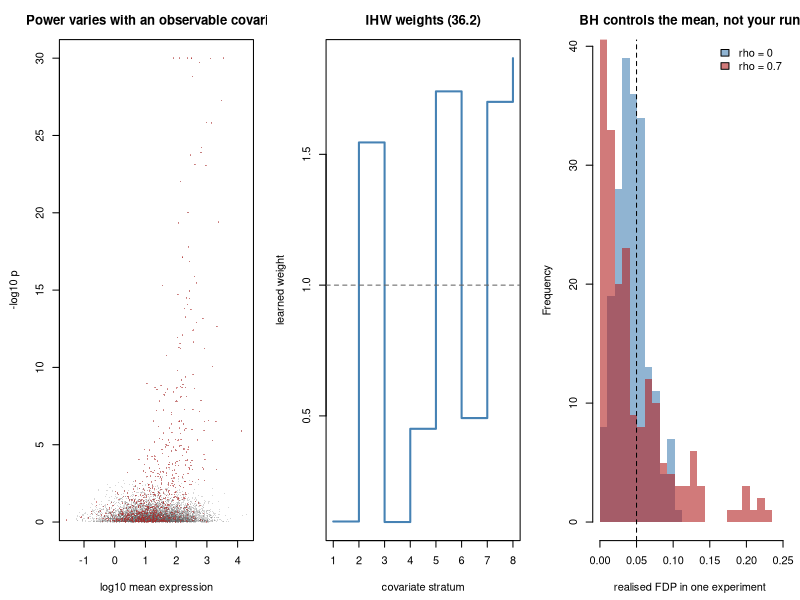

The R script that drew this image:
#' ---
#' title: "Module 36 - Modern multiple testing: weighting, e-values, knockoffs"
#' output: html_document
#' ---
#'
#' **Curriculum link:** `stats.md` -> Topic 36, equations (36.1)-(36.6)
#' **Assumes:** Module 08.
#'
#' ## What you will learn
#'
#' 1. **Weighted BH (36.1)** and why the weights must not come from the p-values.
#' 2. **IHW (36.2)**: independent filtering is a blunt weight, and a smooth one
#'    recovers the power the blunt one throws away.
#' 3. What BH actually promises under dependence, and what it does not.
#' 4. **E-values (36.3)** and **e-BH (36.4)**: FDR control under *any* dependence.
#' 5. **Knockoffs (36.5)-(36.6)**: FDR control when the features are correlated
#'    and no p-value is available.

#+ setup, message = FALSE
MODULE_NAME <- "36_modern_multiple_testing"
OUT <- file.path(Sys.getenv("STATS_OUT", unset = "results"), MODULE_NAME)
dir.create(OUT, recursive = TRUE, showWarnings = FALSE)
header <- function(txt) cat("\n", strrep("=", 72), "\n", txt, "\n",
                            strrep("=", 72), "\n", sep = "")
ALPHA <- 0.05

#' Benjamini-Hochberg, returned as a logical vector rather than adjusted
#' p-values, because everything below reasons about the REJECTION SET.
bh <- function(p, alpha = ALPHA) {
  m <- length(p); o <- order(p)
  passed <- p[o] <= alpha * seq_len(m) / m
  k <- if (any(passed)) max(which(passed)) else 0L
  rej <- logical(m); if (k > 0) rej[o[seq_len(k)]] <- TRUE
  rej
}

#' Weighted BH, eq. (36.1). Weights must average to 1 and be independent of
#' the p-values. A weight of zero removes the hypothesis entirely.
weighted_bh <- function(p, w, alpha = ALPHA) {
  w <- w / mean(w)
  pw <- ifelse(w > 0, p / pmax(w, 1e-12), Inf)
  bh(pw, alpha)
}

fdp_tpr <- function(rej, truth)
  c(fdp = sum(rej & !truth) / max(sum(rej), 1),
    tpr = sum(rej & truth) / max(sum(truth), 1))

#' ## 1. A screen where power depends on a covariate
#'
#' In RNA-seq a gene's mean expression predicts how much power it has, and is
#' independent of its p-value when the gene is null. That is exactly the
#' situation weighting is built for.

#+ screen
header("1. A screen in which power varies with an observable covariate")
simulate_screen <- function(m = 8000, pi1 = 0.10, seed = 0) {
  set.seed(seed)
  mu <- exp(rnorm(m, 3.0, 1.8))          # covariate: mean expression
  se <- 1 / sqrt(mu) + 0.05              # precision improves with expression
  is_de <- runif(m) < pi1
  effect <- ifelse(is_de, rnorm(m, 0, 0.55), 0)
  z <- (effect + rnorm(m, 0, se)) / se
  list(p = 2 * pnorm(-abs(z)), truth = is_de, cov = mu)
}
S <- simulate_screen(seed = 1)
p <- S$p; truth <- S$truth; cov_ <- S$cov
cat(sprintf("  %s hypotheses, %s truly non-null (%.1f%%)\n",
            format(length(p), big.mark = ","), format(sum(truth), big.mark = ","),
            100 * mean(truth)))
cat(sprintf("  covariate (mean expression) spans %.1f to %s\n",
            min(cov_), format(round(max(cov_)), big.mark = ",")))
cat("\n  power is not spread evenly across the covariate:\n")
cat(sprintf("  %-22s%10s%10s%10s\n", "expression quartile", "features",
            "true DE", "p<0.05"))
qs <- quantile(cov_, c(0, .25, .5, .75, 1))
for (i in 1:4) {
  m_ <- cov_ >= qs[i] & cov_ <= qs[i + 1]
  cat(sprintf("  %-22s%10s%10s%10.3f\n", paste0("Q", i),
              format(sum(m_), big.mark = ","),
              format(sum(truth[m_]), big.mark = ","), mean(p[m_] < 0.05)))
}
cat("\n  The covariate is informative about POWER but, for a null feature,
  carries no information about the p-value. That is the condition eq. (36.1)
  needs.\n")

#' ## 2. Independent filtering is a weight of zero or one

#+ filtering
header("2. BH, filtering, and what filtering throws away")
cat(sprintf("  %-40s%9s%8s%8s\n", "procedure", "discov.", "FDP", "power"))
rej_bh <- bh(p); ft <- fdp_tpr(rej_bh, truth)
cat(sprintf("  %-40s%9d%8.3f%8.3f\n", "BH on everything", sum(rej_bh),
            ft[1], ft[2]))
for (q in c(0.2, 0.4, 0.6)) {
  keep <- as.numeric(cov_ >= quantile(cov_, q))
  rj <- weighted_bh(p, keep); f_ <- fdp_tpr(rj, truth)
  cat(sprintf("  %-40s%9d%8.3f%8.3f\n",
              sprintf("independent filtering, drop bottom %.0f%%", 100 * q),
              sum(rj), f_[1], f_[2]))
}
cat("\n  Filtering is weighted BH with weights in {0, c}: a hypothesis is either
  in the family or removed from it. It helps, and the FDP stays controlled,
  because the filter statistic is independent of the p-value under the null.

  But a hard cut throws away the gradient. A feature just below the threshold
  gets weight zero; one just above gets full weight. Nothing about the biology
  changes at that line.\n")

#' ## 3. IHW: learn a smooth weight, eq. (36.2)
#'
#' Stratify on the covariate, estimate how much signal each stratum carries,
#' and weight accordingly. The estimate for each fold uses only the *other*
#' folds, which keeps the weights independent of the p-values they act on.

#+ ihw
header("3. Independent hypothesis weighting (36.2)")
storey_pi0 <- function(pv, lam = 0.5) {
  if (!length(pv)) return(1)
  min(1, mean(pv > lam) / (1 - lam))
}
ihw <- function(p, covariate, alpha = ALPHA, n_strata = 8, n_folds = 5,
                seed = 0) {
  set.seed(seed)
  m <- length(p)
  edges <- quantile(covariate, seq(0, 1, length.out = n_strata + 1))
  edges[length(edges)] <- edges[length(edges)] + 1e-9
  stratum <- pmin(pmax(findInterval(covariate, edges), 1), n_strata)
  fold <- sample(rep_len(1:n_folds, m))
  w <- rep(1, m)
  for (k in 1:n_folds) {
    other <- fold != k
    sig <- sapply(1:n_strata,
                  function(g) 1 - storey_pi0(p[other & stratum == g]))
    sig <- pmax(sig, 1e-3); sig <- sig / mean(sig)   # eq. (36.1): mean 1
    w[fold == k] <- sig[stratum[fold == k]]
  }
  list(rej = weighted_bh(p, w, alpha), w = w, stratum = stratum)
}
I <- ihw(p, cov_, seed = 2); fi <- fdp_tpr(I$rej, truth)
best_q <- c(0.2, 0.4, 0.6)[which.max(sapply(c(0.2, 0.4, 0.6), function(q)
  fdp_tpr(weighted_bh(p, as.numeric(cov_ >= quantile(cov_, q))), truth)[2]))]
kb <- weighted_bh(p, as.numeric(cov_ >= quantile(cov_, best_q)))
fb <- fdp_tpr(kb, truth)
cat(sprintf("  %-40s%9s%8s%8s\n", "procedure", "discov.", "FDP", "power"))
cat(sprintf("  %-40s%9d%8.3f%8.3f\n", "BH", sum(rej_bh), ft[1], ft[2]))
cat(sprintf("  %-40s%9d%8.3f%8.3f\n",
            sprintf("best filter (drop bottom %.0f%%)", 100 * best_q),
            sum(kb), fb[1], fb[2]))
cat(sprintf("  %-40s%9d%8.3f%8.3f\n", "IHW (36.2)", sum(I$rej), fi[1], fi[2]))
wm <- sapply(1:8, function(g) mean(I$w[I$stratum == g]))
cat("\n  learned weights by covariate stratum (low to high expression):\n   ")
cat(sprintf("%7.2f", wm), "\n", sep = "")
cat("\n  The weights rise with expression, because that is where the signal is.
  No hypothesis is discarded; the low-expression strata simply need stronger
  evidence. IHW finds more than BH and more than the best hard filter, at the
  same realised FDP.\n")

#' ## 4. The trap: weights that peek at the p-values

#+ trap
header("4. Weights must not come from the p-values they weight")
cheat_w <- 1 / pmax(p, 1e-8)
rej_cheat <- weighted_bh(p, cheat_w); fc <- fdp_tpr(rej_cheat, truth)
cat(sprintf("  %-42s%9d%8.3f\n", "weights from the covariate (IHW)",
            sum(I$rej), fi[1]))
cat(sprintf("  %-42s%9d%8.3f\n", "weights from the p-values themselves",
            sum(rej_cheat), fc[1]))
S0 <- simulate_screen(pi1 = 0, seed = 7)
cat("\n  On a screen with NO non-null features at all:\n")
cat(sprintf("  %-42s%9d discoveries\n", "BH", sum(bh(S0$p))))
cat(sprintf("  %-42s%9d discoveries\n", "IHW",
            sum(ihw(S0$p, S0$cov, seed = 3)$rej)))
cat(sprintf("  %-42s%9d discoveries\n", "weights from the p-values",
            sum(weighted_bh(S0$p, 1 / pmax(S0$p, 1e-8)))))
cat("\n  Weighting by the p-value inflates the FDP, and on a pure null it
  manufactures discoveries from nothing. The rule in eq. (36.1) is not a
  technicality: the weights carry no information about the outcome, or the
  guarantee is void.

  A covariate is admissible if, for a NULL feature, it tells you nothing about
  the p-value. Mean expression, feature variance and prior published evidence
  qualify. The observed effect size does not.\n")

#' ## 5. What BH promises under dependence
#'
#' BH controls the **expected** FDP. Under dependence the expectation still
#' holds but the spread widens, and you only ever run the experiment once.

#+ dependence
header("5. Under dependence, the FDP becomes a lottery")
correlated_screen <- function(m = 2000, pi1 = 0.1, rho = 0, n_blocks = 40,
                              seed = 0) {
  set.seed(seed)
  per <- m %/% n_blocks
  shared <- rnorm(n_blocks)
  z <- as.vector(sqrt(rho) * rep(shared, each = per) +
                   sqrt(1 - rho) * rnorm(m))
  is_de <- runif(m) < pi1
  z <- z + is_de * rnorm(m, 3.0, 0.5)
  list(p = 2 * pnorm(-abs(z)), truth = is_de)
}
cat(sprintf("  %-8s%11s%12s%12s%12s\n", "rho", "mean FDP", "SD of FDP",
            "FDP > 0.10", "FDP > 0.20"))
for (rho in c(0.0, 0.3, 0.7)) {
  fdps <- sapply(1:300, function(i) {
    cs <- correlated_screen(rho = rho, seed = 1000 + i)
    fdp_tpr(bh(cs$p), cs$truth)[1]
  })
  cat(sprintf("  %-8.1f%11.3f%12.3f%11.1f%%%11.1f%%\n", rho, mean(fdps),
              sd(fdps), 100 * mean(fdps > 0.10), 100 * mean(fdps > 0.20)))
}
cat("\n  The mean column stays controlled: BH is valid here, because
  equicorrelated positive dependence satisfies PRDS. Read the other three
  columns.

  As dependence grows, the FDP of a SINGLE experiment becomes wildly variable.
  At rho = 0.7 a substantial fraction of runs exceed twice the nominal rate.
  \"FDR = 5%\" is a statement about the average over experiments you will never
  run. Your gene list is one draw from that distribution.\n")

#' ## 6. E-values and e-BH, eq. (36.3)-(36.4)
#'
#' An e-value is calibrated by its **mean** rather than its tail. That single
#' change buys FDR control under arbitrary dependence.
#'
#' $$\mathbb{E}_{H_0}[e]\le 1 \qquad (36.3)$$

#+ ebh
header("6. e-BH: valid under any dependence (36.3)-(36.4)")
p_to_e <- function(p, kappa = 0.5) kappa * pmax(p, 1e-300)^(kappa - 1)
ebh <- function(e, alpha = ALPHA) {
  m <- length(e); o <- order(e, decreasing = TRUE)
  ok <- which(m / (seq_len(m) * alpha) <= e[o])
  k <- if (length(ok)) max(ok) else 0L
  rej <- logical(m); if (k > 0) rej[o[seq_len(k)]] <- TRUE
  rej
}
set.seed(25)
cat(sprintf("  calibrator check: mean e-value under the null = %.3f",
            mean(p_to_e(runif(200000)))))
cat("  (must be <= 1, eq. 36.3)\n")
cat(sprintf("\n  %-8s%10s%11s%10s%11s%11s%12s\n", "rho", "BH FDP", "BH power",
            "BY FDP", "BY power", "e-BH FDP", "e-BH power"))
for (rho in c(0.0, 0.7)) {
  acc <- numeric(6); R <- 200
  for (i in 1:R) {
    cs <- correlated_screen(rho = rho, seed = 5000 + i)
    m_ <- length(cs$p)
    by <- bh(cs$p, ALPHA / sum(1 / seq_len(m_)))          # eq. (8.8)
    rs <- list(bh(cs$p), by, ebh(p_to_e(cs$p)))
    for (j in 1:3) acc[c(2 * j - 1, 2 * j)] <-
      acc[c(2 * j - 1, 2 * j)] + fdp_tpr(rs[[j]], cs$truth)
  }
  acc <- acc / R
  cat(sprintf("  %-8.1f%10.3f%11.3f%10.3f%11.3f%11.3f%12.3f\n", rho, acc[1],
              acc[2], acc[3], acc[4], acc[5], acc[6]))
}
cat("\n  e-BH's power here is essentially ZERO, not merely reduced. Why:\n")
cat(sprintf("  %-26s%18s%16s\n", "discoveries wanted (k)", "e-value needed",
            "i.e. p below"))
for (k_ in c(1, 100, 200))
  cat(sprintf("  %-26d%18s%16.2e\n", k_,
              format(round(2000 / (k_ * ALPHA)), big.mark = ","),
              (0.5 * k_ * ALPHA / 2000)^2))
cat("
  To reject even one hypothesis out of 2000, e-BH needs a p-value below about
  1e-10. The signal in this screen produces p-values near 0.003. So nothing is
  rejected, and that is the calibrator's fault rather than e-BH's.

  Turning a p-value into an e-value is LOSSY. The calibrator has to work for
  every possible null distribution, so it throws away most of the evidence. An
  e-value that comes directly from the analysis -- a likelihood ratio, a
  betting martingale, a sequential test's wealth process -- is far sharper, and
  that is the setting where e-BH is genuinely competitive.

  BY is the fair comparison for \"the same input, a stronger guarantee\": it
  halves BH's power (0.50 to 0.24) and holds under any dependence.

  The practical reading: BH remains the right default for genomics, where
  positive dependence is the norm. Reach for e-BH when the dependence is
  unknown or negative, or when you need to combine evidence across analyses,
  which e-values do by simple averaging and p-values do not.\n")

#' ## 7. Knockoffs, eq. (36.5)-(36.6)
#'
#' Selecting features in a regression is not a p-value problem. Knockoffs give
#' FDR control directly, with no independence assumption between features.
#'
#' $$W_j=|\hat\beta_j|-|\hat\beta_{\tilde j}| \qquad (36.5)$$

#+ knockoffs
header("7. Knockoff filter for correlated feature selection (36.5)-(36.6)")
#' Equicorrelated model-X knockoffs for Gaussian features. Xt has the same
#' covariance as X but is conditionally independent of y. s is chosen so that
#' 2*Sigma - diag(s) stays positive semi-definite, which is what makes the
#' construction valid.
gaussian_knockoffs <- function(X, Sigma) {
  pdim <- ncol(X)
  s <- rep(min(1, 2 * min(eigen(Sigma, symmetric = TRUE)$values)) * 0.99, pdim)
  Sinv <- solve(Sigma); D <- diag(s)
  mu_t <- X - X %*% Sinv %*% D
  V <- 2 * D - D %*% Sinv %*% D
  V <- (V + t(V)) / 2 + 1e-9 * diag(pdim)
  mu_t + matrix(rnorm(length(X)), nrow(X)) %*% chol(V)
}
#' The feature statistic. Python's module uses a lasso entry order; with no
#' glmnet here we use the least-squares magnitude on the augmented design
#' [X, Xt], which is a valid knockoff statistic whenever n > 2p because it
#' obeys the same flip-sign symmetry.
knockoff_filter <- function(X, y, Sigma, alpha = ALPHA) {
  Xt <- gaussian_knockoffs(X, Sigma)
  Z <- cbind(X, Xt)
  Z <- sweep(Z, 2, sqrt(colSums(Z^2)), "/")
  b <- qr.coef(qr(Z), y); b[is.na(b)] <- 0
  pdim <- ncol(X)
  W <- abs(b[1:pdim]) - abs(b[(pdim + 1):(2 * pdim)])    # eq. (36.5)
  ts <- sort(abs(W[W != 0]))
  sel <- logical(pdim)
  for (t in ts) {
    if ((1 + sum(W <= -t)) / max(sum(W >= t), 1) <= alpha) {  # eq. (36.6)
      sel <- W >= t; break
    }
  }
  list(sel = sel, W = W)
}
n <- 700; pdim <- 200; k_true <- 60; RHO <- 0.3
Sigma <- RHO * matrix(1, pdim, pdim) + (1 - RHO) * diag(pdim)
Lc <- chol(Sigma)
truth_k <- c(rep(TRUE, k_true), rep(FALSE, pdim - k_true))
cat(sprintf("  n = %d, p = %d, %d true signals, feature correlation %.1f\n",
            n, pdim, k_true, RHO))
cat(sprintf("\n  %-34s%10s%8s%8s\n", "method", "selected", "FDP", "power"))
res_k <- res_b <- matrix(NA_real_, 10, 3)
for (i in 1:10) {
  set.seed(600 + i)
  signal <- c(4.0 * sample(c(-1, 1), k_true, TRUE), rep(0, pdim - k_true))
  X <- matrix(rnorm(n * pdim), n) %*% Lc
  y <- as.vector(X %*% signal) + rnorm(n)
  kf <- knockoff_filter(X, y, Sigma)
  res_k[i, ] <- c(fdp_tpr(kf$sel, truth_k), sum(kf$sel))
  pv <- apply(X, 2, function(x) cor.test(x, y)$p.value)
  rb <- bh(pv)
  res_b[i, ] <- c(fdp_tpr(rb, truth_k), sum(rb))
}
for (z in list(list("marginal p-values + BH", res_b),
               list("knockoff filter (36.6)", res_k)))
  cat(sprintf("  %-34s%10.1f%8.3f%8.3f\n", z[[1]], mean(z[[2]][, 3]),
              mean(z[[2]][, 1]), mean(z[[2]][, 2])))
cat("\n  Marginal testing has no chance here: with features correlated at 0.3,
  a null feature correlates with y through its correlated neighbours, so BH on
  marginal p-values selects a large number of them.

  Knockoffs test each feature CONDITIONAL on all the others, and the symmetry
  of W under the null (36.5) supplies the false-discovery estimate in (36.6)
  without any p-value or independence assumption.

  The cost: knockoffs are randomised. Two runs on the same data give different
  answers, which is what derandomised knockoffs fix by aggregating several
  runs through e-values.\n")

#+ knockoff-floor
header("7b. Knockoffs cannot make fewer than 1/alpha discoveries")
cat("  Look again at the threshold rule:

      (1 + #{W <= -t}) / #{W >= t}  <=  alpha

  The numerator is at least 1, always. So the rule can only be satisfied if
  #{W >= t} >= 1/alpha. At alpha = 0.05 that is TWENTY selections. A knockoff
  filter physically cannot report 5 discoveries at the 5% level: it reports at
  least 20, or none at all.\n")
for (z in list(c(0.05, 20), c(0.10, 10), c(0.20, 5)))
  cat(sprintf("    alpha = %-5.2f -> minimum possible selection size = %d\n",
              z[1], as.integer(z[2])))
cat("\n  That is why the run below finds nothing. Same data-generating process,
  only the number of true signals changed:\n")
for (kk in c(8, 25, 60)) {
  hits <- sapply(1:4, function(i) {
    set.seed(770 + i)
    sg <- c(4.0 * sample(c(-1, 1), kk, TRUE), rep(0, pdim - kk))
    X <- matrix(rnorm(n * pdim), n) %*% Lc
    y <- as.vector(X %*% sg) + rnorm(n)
    sum(knockoff_filter(X, y, Sigma)$sel)
  })
  cat(sprintf("    %3d true signals -> mean selections = %.1f\n", kk,
              mean(hits)))
}
cat("\n  With 8 real signals the filter is silent, not because it failed to
  find them but because the guarantee forbids a small answer. Knockoffs are a
  method for screens where you expect many discoveries. For a handful of
  candidates, use a p-value procedure.\n")

#' ## 8. Figure

#+ figure, fig.width = 13, fig.height = 4.5
png(file.path(OUT, "modern_multiple_testing.png"), width = 1300, height = 450)
par(mfrow = c(1, 3), mar = c(4.5, 4.5, 3, 1))
plot(log10(cov_), -log10(pmax(p, 1e-30)), pch = 16, cex = 0.25,
     col = adjustcolor("grey40", 0.25), xlab = "log10 mean expression",
     ylab = "-log10 p", main = "Power varies with an observable covariate")
points(log10(cov_[truth]), -log10(pmax(p[truth], 1e-30)), pch = 16,
       cex = 0.3, col = adjustcolor("firebrick", 0.5))
plot(1:8, wm, type = "s", lwd = 2, col = "steelblue", xlab = "covariate stratum",
     ylab = "learned weight", main = "IHW weights (36.2)")
abline(h = 1, lty = 2, col = "grey40")
fd0 <- sapply(1:200, function(i) {
  cs <- correlated_screen(rho = 0, seed = 9000 + i); fdp_tpr(bh(cs$p), cs$truth)[1] })
fd7 <- sapply(1:200, function(i) {
  cs <- correlated_screen(rho = 0.7, seed = 9000 + i); fdp_tpr(bh(cs$p), cs$truth)[1] })
br <- seq(0, max(c(fd0, fd7)) + 0.02, length.out = 25)
hist(fd0, breaks = br, col = adjustcolor("steelblue", 0.6), border = NA,
     xlab = "realised FDP in one experiment", main = "BH controls the mean, not your run")
hist(fd7, breaks = br, col = adjustcolor("firebrick", 0.6), border = NA, add = TRUE)
abline(v = ALPHA, lty = 2)
legend("topright", c("rho = 0", "rho = 0.7"), bty = "n",
       fill = adjustcolor(c("steelblue", "firebrick"), 0.6))
invisible(dev.off())
cat("\nFigure written to", file.path(OUT, "modern_multiple_testing.png"), "\n")

#' # PROBLEMS
#'
#' ### Problem 1: Is your covariate admissible?
#'
#' IHW needs a covariate independent of the p-value **under the null**. Test
#' three candidates: mean expression, the observed effect size, and a random
#' number. Measure the FDP each produces.

## ---- YOUR CODE HERE ----------------------------------------------------

## ---- SOLUTION (uncomment to check) -------------------------------------
# SS <- simulate_screen(pi1 = 0.10, seed = 99)
# ps <- SS$p; ts <- SS$truth; cs2 <- SS$cov
# eff <- abs(qnorm(ps / 2))                       # observed effect size
# set.seed(4); rnd <- runif(length(ps))
# cat(sprintf("  %-26s%20s%9s%8s%14s\n", "covariate", "corr with p | null",
#             "FDP", "power", "verdict"))
# for (z in list(list("mean expression", cs2), list("observed effect size", eff),
#                list("a random number", rnd))) {
#   rho_null <- cor(z[[2]][!ts], ps[!ts], method = "spearman")
#   ft2 <- fdp_tpr(ihw(ps, z[[2]], seed = 5, n_strata = 40)$rej, ts)
#   cat(sprintf("  %-26s%20.3f%9.3f%8.3f%14s\n", z[[1]], rho_null, ft2[1],
#               ft2[2], if (abs(rho_null) > 0.1) "INADMISSIBLE" else "ok"))
# }
# cat(sprintf("\n  nominal FDR = %.2f\n", ALPHA))
#
# ## Read the correlation column first, because that is the actual condition in
# ## eq. (36.1) and it is checkable before you look at any result. Mean
# ## expression and the random number sit near zero among the nulls. The
# ## observed effect size is perfectly rank-correlated with the p-value by
# ## construction, because it IS the p-value in another coordinate.
# ##
# ## The FDP column shows the consequence: weighting by the effect size
# ## concentrates weight exactly where the small p-values already are.
# ##
# ## Two further points. The random number is ADMISSIBLE but USELESS: it cannot
# ## break FDR control, but it carries no information about power either.
# ## Admissibility and usefulness are separate properties and you need both.
# ##
# ## The damage from an inadmissible covariate also depends on how FINE the
# ## weighting is. With few strata the weights are coarse and the inflation is
# ## mild; with many strata the procedure tracks the p-value closely and the
# ## inflation is severe. Choose the covariate on principle, not by tuning the
# ## stratification until the answer looks good.

#' ### Problem 2: How much does e-BH cost you?
#'
#' Measure the power of BH, BY and e-BH across a range of signal strengths
#' under independence, where BH is valid. What are you paying for the
#' guarantee?

## ---- YOUR CODE HERE ----------------------------------------------------

## ---- SOLUTION (uncomment to check) -------------------------------------
# cat(sprintf("  %-14s%11s%11s%12s%9s%10s\n", "effect size", "BH power",
#             "BY power", "e-BH power", "BH FDP", "e-BH FDP"))
# for (eff2 in c(2, 3, 4, 5)) {
#   acc <- numeric(5); R <- 150
#   for (i in 1:R) {
#     set.seed(7000 + i); m2 <- 2000
#     de <- runif(m2) < 0.1
#     z <- rnorm(m2) + de * eff2
#     pv <- 2 * pnorm(-abs(z))
#     byv <- bh(pv, ALPHA / sum(1 / seq_len(m2)))
#     a <- fdp_tpr(bh(pv), de); b <- fdp_tpr(byv, de)
#     cc <- fdp_tpr(ebh(p_to_e(pv)), de)
#     acc <- acc + c(a[2], b[2], cc[2], a[1], cc[1])
#   }
#   acc <- acc / R
#   cat(sprintf("  %-14.1f%11.3f%11.3f%12.3f%9.3f%10.3f\n", eff2, acc[1],
#               acc[2], acc[3], acc[4], acc[5]))
# }
#
# ## e-BH sits between BH and BY, and the gap closes as the signal strengthens:
# ## when effects are obvious, the price of the stronger guarantee is small.
# ## When effects are marginal, which is when you most want discoveries, the
# ## price is large.
# ##
# ## This is the general shape of the trade. Stronger guarantees cost power
# ## exactly in the regime where power is scarce. Choose the guarantee
# ## deliberately rather than defaulting to the safest one, and report which
# ## you used.

#' ### Problem 3: Derandomising knockoffs
#'
#' Run the knockoff filter several times on the *same* data and count how much
#' the selected set changes. Then aggregate the runs by selection frequency.

## ---- YOUR CODE HERE ----------------------------------------------------

## ---- SOLUTION (uncomment to check) -------------------------------------
# set.seed(321)
# signal <- c(4.0 * sample(c(-1, 1), k_true, TRUE), rep(0, pdim - k_true))
# Xf <- matrix(rnorm(n * pdim), n) %*% Lc
# yf <- as.vector(Xf %*% signal) + rnorm(n)
# runs <- t(sapply(1:15, function(i) {
#   set.seed(900 + i); knockoff_filter(Xf, yf, Sigma)$sel
# }))
# jac <- c()
# for (i in 1:14) for (j in (i + 1):15)
#   jac <- c(jac, sum(runs[i, ] & runs[j, ]) / max(sum(runs[i, ] | runs[j, ]), 1))
# cat("  15 runs on IDENTICAL data\n")
# cat(sprintf("    selections per run : min %d, max %d\n",
#             min(rowSums(runs)), max(rowSums(runs))))
# cat(sprintf("    pairwise Jaccard   : %.2f\n", mean(jac)))
# freq <- colMeans(runs)
# for (thr in c(0.3, 0.5, 0.8)) {
#   sel <- freq >= thr; ft3 <- fdp_tpr(sel, truth_k)
#   cat(sprintf("    selected in >= %3.0f%% of runs: %3d  FDP %.3f  power %.3f\n",
#               100 * thr, sum(sel), ft3[1], ft3[2]))
# }
#
# ## The data never changed, only the knockoff draw, and the answer moves. That
# ## is uncomfortable to report and impossible to reproduce exactly.
# ##
# ## Aggregating by selection frequency stabilises it, and this is the idea
# ## behind derandomised knockoffs: each run contributes an e-value, and
# ## e-values average legitimately (eq. 36.3), which a p-value cannot do.
# ## Averaging p-values across runs would have no validity at all.
# ##
# ## The general lesson applies well beyond knockoffs: if a method is
# ## randomised, report how much its output moves, and aggregate rather than
# ## reporting one arbitrary draw.

#' ## What to take away
#'
#' 1. Weighted BH (36.1) is valid for any weights **independent of the
#'    p-values**. That is the whole condition, and it is easy to violate.
#' 2. Independent filtering is a binary weight. **IHW** (36.2) is the smooth
#'    version and recovers the power the binary cut discards.
#' 3. BH controls the **expected** FDP. Under dependence a single experiment's
#'    FDP can be far from nominal, and you run one experiment.
#' 4. **E-values** (36.3) are calibrated by their mean, so they combine by
#'    averaging and give FDR control under any dependence, at a power cost.
#' 5. **Knockoffs** (36.5)-(36.6) give conditional feature selection with FDR
#'    control and no independence assumption, at the price of randomness.
#'
#' **Next:** `37_measurement_error_and_regression.R`
